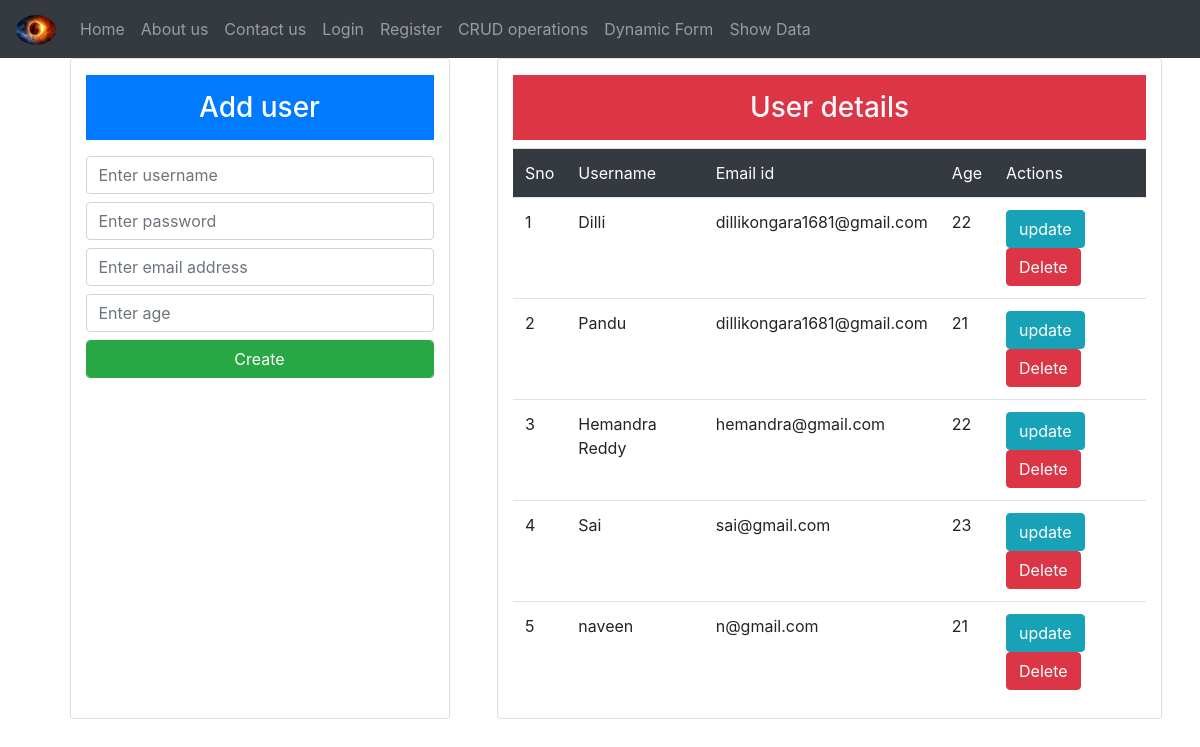
The app's page /cr/ with its own data.
### Emp/models.py (models this page shows, shortened)
class UserRg(models.Model):
	username = models.CharField(max_length = 120)
	password = models.CharField(max_length = 120 )
	email = models.CharField(max_length = 120)
	age = models.IntegerField(default=21)

### Emp/views.py (the view, shortened to what this page needs)
# urls.py: path('cr/',views.crud,name="cd"),
def crud(request):
	data2 = UserRg.objects.all()
	return render(request,'html/actions.html',{'info':data2})

### Emp/templates/html/actions.html (shortened to what this page needs)
{% extends 'html/header.html' %}
{% block content %}
<div class="container">
	<div class="row">
		<div class="card col-md-4 mx-auto">
			<h3 class="p-3 bg-primary text-center text-white mt-3">Add user</h3>
			<form method="POST">
				<input type="text" name="username" class="form-control my-2" placeholder="Enter username">
				<input type="password" name="password" class="form-control my-2" placeholder="Enter password ">
				<input type="email" name="email" class="form-control my-2" placeholder="Enter email address">
				<input type="number" name="age" class="form-control my-2" placeholder="Enter age">
				<input type="submit" name="sub" class="form-control btn btn-success" value="Create">
			</form>
		</div>
		<div class="card col-md-7 mx-2">
			<h3 class="p-3 bg-danger text-center text-light mt-3">User details</h3>
			<table class="table table-hover">
				<tr class="bg-dark text-white">
					<td>Sno</td>
					<td>Username</td>
					<td>Email id</td>
					<td>Age</td>
					<td>Actions</td>
				</tr>
				{% for i in info%}
				<tr>
					<td>{{forloop.counter}}</td>
					<td>{{i.username}}</td>
					<td>{{i.email}}</td>
					<td>{{i.age}}</td>
					<td><a href="" class="btn btn-info">update</a><a href="{% url 'delete' i.id %}" class= "btn btn-danger">Delete</a></td>
				</tr>
				{% endfor %}
			</table>
		</div>
	</div>
</div>
{% endblock %}

### Emp/templates/html/header.html (shortened to what this page needs)
{% load static %}
<!DOCTYPE html>
<html lang="en">
<head>
  <link rel="stylesheet" href="{% static 'css/bootstrap.min.css' %}">
</head>
<body>
	{% include 'html/navbar.html' %}
	{% block content %}
	{% endblock %}
</body>
</html>

### Emp/templates/html/navbar.html (shortened to what this page needs)
{% load static %}
<nav class="navbar navbar-expand-sm bg-dark navbar-dark">
  <a class="navbar-brand" href="{% url 'hm'%}">
    <img src="{% static 'images/eclip.jpg' %}" class="rounded-circle" alt="logo" style="width:40px;">
  </a>
  <div class="collapse navbar-collapse" id="collapsibleNavbar">
  <ul class="navbar-nav">
    <li class="nav-item">
      <a class="nav-link" href="{% url 'hm'%}">Home</a>
    </li>
    <li class="nav-item">
      <a class="nav-link" href="{% url 'ab'%}">About us</a>
    </li>
    <li class="nav-item">
      <a class="nav-link" href="{% url 'cont' %}">Contact us</a>
    </li>
    <li class="nav-item">
      <a class="nav-link" href="{% url 'log' %}">Login</a>
    </li>
    <li class="nav-item">
      <a class="nav-link" href="{% url 'register' %}">Register</a>
    </li>
    <li class="nav-item">
      <a class="nav-link" href="{% url 'cd' %}">CRUD operations</a>
    </li>
    <li class="nav-item">
      <a class="nav-link" href="{% url 'dff'%}">Dynamic Form</a>
    </li>
    <li class="nav-item">
      <a class="nav-link" href="{% url 'showdata'%}">Show Data</a>
    </li>
  </ul>
</div>
</nav>

### records on screen
UserRg: username "Dilli", email "dillikongara1681@gmail.com", age "22"
UserRg: username "Pandu", email "dillikongara1681@gmail.com", age "21"
UserRg: username "Hemandra Reddy", email "hemandra@gmail.com", age "22"
UserRg: username "Sai", email "sai@gmail.com", age "23"
UserRg: username "naveen", email "n@gmail.com", age "21"
